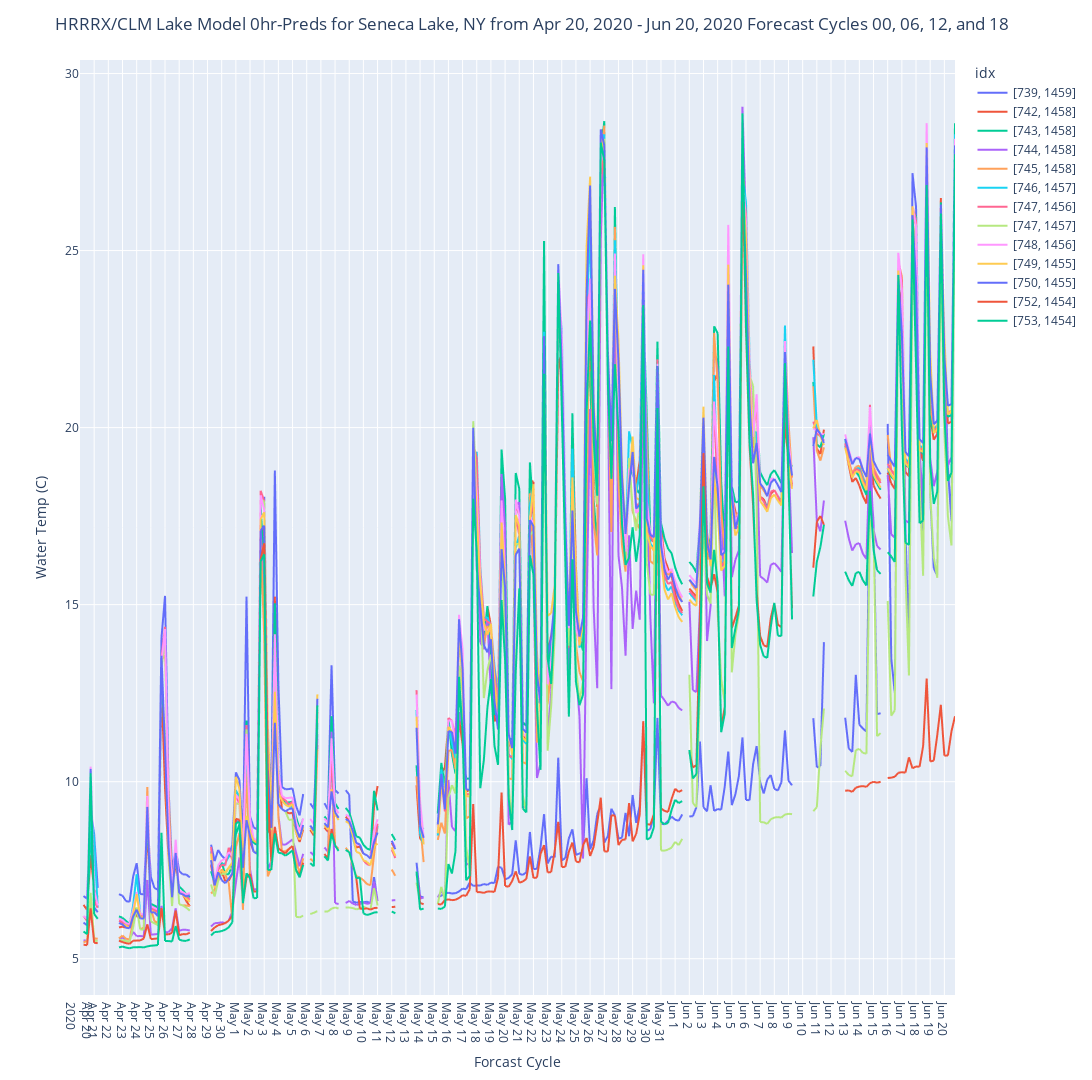

The code cell stored with this chart in its notebook:
### Code cell
fig = px.line(
    seneca_lake_points,
    x='fcst_datetime',
    y='water_temp',
    color='idx',
    width=1920, 
    height=1080
)
fig.update_layout(
    title="HRRRX/CLM Lake Model 0hr-Preds for Seneca Lake, NY from Apr 20, 2020 - Jun 20, 2020 Forecast Cycles 00, 06, 12, and 18",
    xaxis_title="Forcast Cycle",
    yaxis_title="Water Temp (C)",
    xaxis = {
        'dtick': 3600000.0*24#*7
    }
)
fig.update_traces(connectgaps=False)
fig.show()

### Figure 1 — Plotly figure (JSON) as saved in the notebook; plotly's stock layout.template omitted (floating-point values rounded to 4 significant figures; data arrays with more than 128 entries replaced by an {"elided": "..."} marker saying what was removed)
{"data": [{"connectgaps": false, "hovertemplate": "idx=[739, 1459]<br>fcst_datetime=%{x}<br>water_temp=%{y}<extra></extra>", "legendgroup": "[739, 1459]", "line": {"color": "#636efa", "dash": "solid"}, "mode": "lines", "name": "[739, 1459]", "showlegend": true, "type": "scattergl", "x": {"elided": "248 str values"}, "xaxis": "x", "y": {"elided": "248 float values"}, "yaxis": "y"}, {"connectgaps": false, "hovertemplate": "idx=[742, 1458]<br>fcst_datetime=%{x}<br>water_temp=%{y}<extra></extra>", "legendgroup": "[742, 1458]", "line": {"color": "#EF553B", "dash": "solid"}, "mode": "lines", "name": "[742, 1458]", "showlegend": true, "type": "scattergl", "x": {"elided": "248 str values"}, "xaxis": "x", "y": {"elided": "248 float values"}, "yaxis": "y"}, {"connectgaps": false, "hovertemplate": "idx=[743, 1458]<br>fcst_datetime=%{x}<br>water_temp=%{y}<extra></extra>", "legendgroup": "[743, 1458]", "line": {"color": "#00cc96", "dash": "solid"}, "mode": "lines", "name": "[743, 1458]", "showlegend": true, "type": "scattergl", "x": {"elided": "248 str values"}, "xaxis": "x", "y": {"elided": "248 float values"}, "yaxis": "y"}, {"connectgaps": false, "hovertemplate": "idx=[744, 1458]<br>fcst_datetime=%{x}<br>water_temp=%{y}<extra></extra>", "legendgroup": "[744, 1458]", "line": {"color": "#ab63fa", "dash": "solid"}, "mode": "lines", "name": "[744, 1458]", "showlegend": true, "type": "scattergl", "x": {"elided": "248 str values"}, "xaxis": "x", "y": {"elided": "248 float values"}, "yaxis": "y"}, {"connectgaps": false, "hovertemplate": "idx=[745, 1458]<br>fcst_datetime=%{x}<br>water_temp=%{y}<extra></extra>", "legendgroup": "[745, 1458]", "line": {"color": "#FFA15A", "dash": "solid"}, "mode": "lines", "name": "[745, 1458]", "showlegend": true, "type": "scattergl", "x": {"elided": "248 str values"}, "xaxis": "x", "y": {"elided": "248 float values"}, "yaxis": "y"}, {"connectgaps": false, "hovertemplate": "idx=[746, 1457]<br>fcst_datetime=%{x}<br>water_temp=%{y}<extra></extra>", "legendgroup": "[746, 1457]", "line": {"color": "#19d3f3", "dash": "solid"}, "mode": "lines", "name": "[746, 1457]", "showlegend": true, "type": "scattergl", "x": {"elided": "248 str values"}, "xaxis": "x", "y": {"elided": "248 float values"}, "yaxis": "y"}, {"connectgaps": false, "hovertemplate": "idx=[747, 1456]<br>fcst_datetime=%{x}<br>water_temp=%{y}<extra></extra>", "legendgroup": "[747, 1456]", "line": {"color": "#FF6692", "dash": "solid"}, "mode": "lines", "name": "[747, 1456]", "showlegend": true, "type": "scattergl", "x": {"elided": "248 str values"}, "xaxis": "x", "y": {"elided": "248 float values"}, "yaxis": "y"}, {"connectgaps": false, "hovertemplate": "idx=[747, 1457]<br>fcst_datetime=%{x}<br>water_temp=%{y}<extra></extra>", "legendgroup": "[747, 1457]", "line": {"color": "#B6E880", "dash": "solid"}, "mode": "lines", "name": "[747, 1457]", "showlegend": true, "type": "scattergl", "x": {"elided": "248 str values"}, "xaxis": "x", "y": {"elided": "248 float values"}, "yaxis": "y"}, {"connectgaps": false, "hovertemplate": "idx=[748, 1456]<br>fcst_datetime=%{x}<br>water_temp=%{y}<extra></extra>", "legendgroup": "[748, 1456]", "line": {"color": "#FF97FF", "dash": "solid"}, "mode": "lines", "name": "[748, 1456]", "showlegend": true, "type": "scattergl", "x": {"elided": "248 str values"}, "xaxis": "x", "y": {"elided": "248 float values"}, "yaxis": "y"}, {"connectgaps": false, "hovertemplate": "idx=[749, 1455]<br>fcst_datetime=%{x}<br>water_temp=%{y}<extra></extra>", "legendgroup": "[749, 1455]", "line": {"color": "#FECB52", "dash": "solid"}, "mode": "lines", "name": "[749, 1455]", "showlegend": true, "type": "scattergl", "x": {"elided": "248 str values"}, "xaxis": "x", "y": {"elided": "248 float values"}, "yaxis": "y"}, {"connectgaps": false, "hovertemplate": "idx=[750, 1455]<br>fcst_datetime=%{x}<br>water_temp=%{y}<extra></extra>", "legendgroup": "[750, 1455]", "line": {"color": "#636efa", "dash": "solid"}, "mode": "lines", "name": "[750, 1455]", "showlegend": true, "type": "scattergl", "x": {"elided": "248 str values"}, "xaxis": "x", "y": {"elided": "248 float values"}, "yaxis": "y"}, {"connectgaps": false, "hovertemplate": "idx=[752, 1454]<br>fcst_datetime=%{x}<br>water_temp=%{y}<extra></extra>", "legendgroup": "[752, 1454]", "line": {"color": "#EF553B", "dash": "solid"}, "mode": "lines", "name": "[752, 1454]", "showlegend": true, "type": "scattergl", "x": {"elided": "248 str values"}, "xaxis": "x", "y": {"elided": "248 float values"}, "yaxis": "y"}, {"connectgaps": false, "hovertemplate": "idx=[753, 1454]<br>fcst_datetime=%{x}<br>water_temp=%{y}<extra></extra>", "legendgroup": "[753, 1454]", "line": {"color": "#00cc96", "dash": "solid"}, "mode": "lines", "name": "[753, 1454]", "showlegend": true, "type": "scattergl", "x": {"elided": "248 str values"}, "xaxis": "x", "y": {"elided": "248 float values"}, "yaxis": "y"}], "layout": {"height": 1080, "legend": {"title": {"text": "idx"}, "tracegroupgap": 0}, "margin": {"t": 60}, "title": {"text": "HRRRX/CLM Lake Model 0hr-Preds for Seneca Lake, NY from Apr 20, 2020 - Jun 20, 2020 Forecast Cycles 00, 06, 12, and 18"}, "width": 1920, "xaxis": {"anchor": "y", "domain": [0, 1], "dtick": 86400000, "title": {"text": "Forcast Cycle"}}, "yaxis": {"anchor": "x", "domain": [0, 1], "title": {"text": "Water Temp (C)"}}}}
